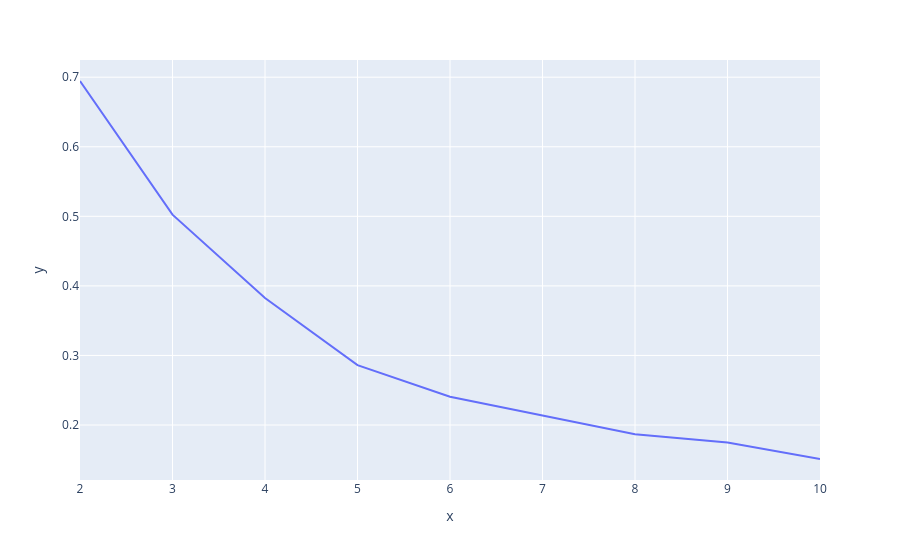

Notebook code cell kept with this figure:
### Code cell
# #
# for i in range(2,11):
#   print(f'K = {i} --- Inertia : {inertia[i-2]}')
#   print('------------------------------')
# visualiser le elbow
import plotly.express as px
fig = px.line(x = list(range(2, 11)), y = inertia)
fig.show()

### Figure 1 — Plotly figure (JSON) as saved in the notebook; plotly's stock layout.template omitted (floating-point values rounded to 4 significant figures)
{"data": [{"hovertemplate": "x=%{x}<br>y=%{y}<extra></extra>", "legendgroup": "", "line": {"color": "#636efa", "dash": "solid"}, "marker": {"symbol": "circle"}, "mode": "lines", "name": "", "orientation": "v", "showlegend": false, "type": "scatter", "x": [2, 3, 4, 5, 6, 7, 8, 9, 10], "xaxis": "x", "y": [0.6945, 0.5024, 0.3826, 0.2861, 0.2408, 0.2136, 0.1868, 0.1748, 0.1512], "yaxis": "y"}], "layout": {"legend": {"tracegroupgap": 0}, "margin": {"t": 60}, "xaxis": {"anchor": "y", "domain": [0.0, 1.0], "title": {"text": "x"}}, "yaxis": {"anchor": "x", "domain": [0.0, 1.0], "title": {"text": "y"}}}}
